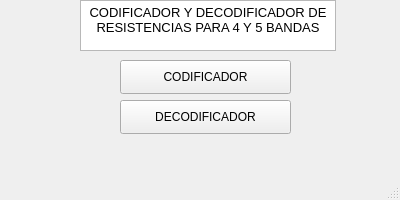
<?xml version="1.0" encoding="UTF-8"?>
<ui version="4.0">
 <class>MainWindow</class>
 <widget class="QMainWindow" name="MainWindow">
  <property name="geometry">
   <rect>
    <x>0</x>
    <y>0</y>
    <width>400</width>
    <height>200</height>
   </rect>
  </property>
  <property name="windowTitle">
   <string>MainWindow</string>
  </property>
  <widget class="QWidget" name="centralwidget">
   <widget class="QPushButton" name="botonCodificador">
    <property name="geometry">
     <rect>
      <x>120</x>
      <y>60</y>
      <width>171</width>
      <height>34</height>
     </rect>
    </property>
    <property name="text">
     <string>CODIFICADOR</string>
    </property>
   </widget>
   <widget class="QPushButton" name="botonDecodificador">
    <property name="geometry">
     <rect>
      <x>120</x>
      <y>100</y>
      <width>171</width>
      <height>34</height>
     </rect>
    </property>
    <property name="text">
     <string>DECODIFICADOR</string>
    </property>
   </widget>
   <widget class="QTextBrowser" name="textoTitulo">
    <property name="geometry">
     <rect>
      <x>80</x>
      <y>0</y>
      <width>256</width>
      <height>51</height>
     </rect>
    </property>
    <property name="html">
     <string>&lt;!DOCTYPE HTML PUBLIC &quot;-//W3C//DTD HTML 4.0//EN&quot; &quot;http://www.w3.org/TR/REC-html40/strict.dtd&quot;&gt;
&lt;html&gt;&lt;head&gt;&lt;meta name=&quot;qrichtext&quot; content=&quot;1&quot; /&gt;&lt;style type=&quot;text/css&quot;&gt;
p, li { white-space: pre-wrap; }
&lt;/style&gt;&lt;/head&gt;&lt;body style=&quot; font-family:'Noto Sans'; font-size:10pt; font-weight:400; font-style:normal;&quot;&gt;
&lt;p align=&quot;center&quot; style=&quot; margin-top:0px; margin-bottom:0px; margin-left:0px; margin-right:0px; -qt-block-indent:0; text-indent:0px;&quot;&gt;CODIFICADOR Y DECODIFICADOR DE RESISTENCIAS PARA 4 Y 5 BANDAS&lt;/p&gt;&lt;/body&gt;&lt;/html&gt;</string>
    </property>
   </widget>
  </widget>
  <widget class="QMenuBar" name="menubar">
   <property name="geometry">
    <rect>
     <x>0</x>
     <y>0</y>
     <width>400</width>
     <height>30</height>
    </rect>
   </property>
  </widget>
  <widget class="QStatusBar" name="statusbar"/>
 </widget>
 <resources/>
 <connections/>
</ui>
